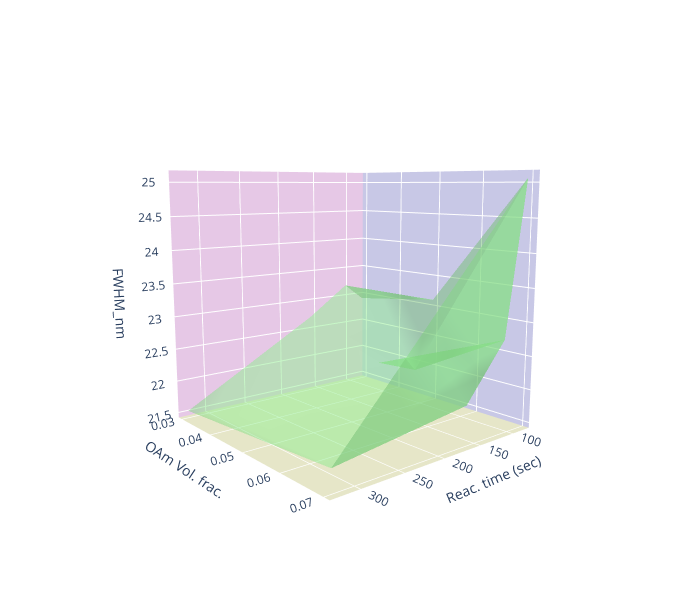

Write notebook code for a chart like this one.
### Code cell
import plotly.graph_objects as go

Cl_Pb_ratio_0 = [0.3, 0.75, 1.5, 3.0, 4.5]

df_01 = df[df.Cl_Pb==Cl_Pb_ratio_0[0]]


x_label = 'Reac. time (sec)'
y_label = 'OAm Vol. frac.'
# y_label = 'Cl to Pb ratio'
z_label = 'FWHM_nm'

x = df_01['R_time_sec'].to_numpy()
y = df_01['OAm_frac'].to_numpy()
# y = df_01['Cl_Pb'].to_numpy()
z = df_01['FWHM_nm'].to_numpy()


fig = go.Figure(data=[go.Mesh3d(x=x, y=y, z=z, color='lightgreen', opacity=0.50)])
fig.update_layout(autosize=False, width=700, height=600, 
                  xaxis_title=x_label, yaxis_title=y_label,)
fig.update_layout(scene = dict(
                    xaxis_title=x_label,
                    yaxis_title=y_label,
                    zaxis_title=z_label),
                    margin=dict(r=20, b=10, l=10, t=10))

fig.update_layout(scene = dict(
                    xaxis = dict(
                         backgroundcolor="rgb(200, 200, 230)",
                         gridcolor="white",
                         showbackground=True,
                         zerolinecolor="white",),
                    yaxis = dict(
                        backgroundcolor="rgb(230, 200,230)",
                        gridcolor="white",
                        showbackground=True,
                        zerolinecolor="white"),
                    zaxis = dict(
                        backgroundcolor="rgb(230, 230,200)",
                        gridcolor="white",
                        showbackground=True,
                        zerolinecolor="white",),),
                    margin=dict(
                    r=10, l=10,
                    b=10, t=10)
                  )

fig.update_layout(scene = dict(
                    yaxis = dict(
                        nticks=5,), )
                 )


if z_label == 'Peak (nm)':
    fig.update_layout(
        scene = dict(zaxis = dict(nticks=4, range=[440,515],),),)


fig.show()

### Figure 1 — Plotly figure (JSON) as saved in the notebook; plotly's stock layout.template omitted (floating-point values rounded to 4 significant figures)
{"data": [{"color": "lightgreen", "opacity": 0.5, "type": "mesh3d", "x": [324.3, 324.3, 324.3, 162.2, 162.2, 162.2, 108.1, 108.1, 108.1, 81.07, 81.07, 81.07], "y": [0.03, 0.05, 0.07, 0.03, 0.05, 0.07, 0.03, 0.05, 0.07, 0.03, 0.05, 0.07], "z": [21.53, 21.89, 21.74, 22.71, 22.25, 22, 23.19, 22, 22.8, 22.92, 23.11, 25.06]}], "layout": {"autosize": false, "height": 600, "margin": {"b": 10, "l": 10, "r": 10, "t": 10}, "scene": {"aspectmode": "auto", "aspectratio": {"x": 1, "y": 1, "z": 1}, "camera": {"center": {"x": 0, "y": 0, "z": 0}, "eye": {"x": 1.736, "y": 2.07, "z": 0.447}, "projection": {"type": "perspective"}, "up": {"x": 0, "y": 0, "z": 1}}, "xaxis": {"backgroundcolor": "rgb(200, 200, 230)", "gridcolor": "white", "showbackground": true, "title": {"text": "Reac. time (sec)"}, "type": "linear", "zerolinecolor": "white"}, "yaxis": {"backgroundcolor": "rgb(230, 200,230)", "gridcolor": "white", "nticks": 5, "showbackground": true, "title": {"text": "OAm Vol. frac."}, "type": "linear", "zerolinecolor": "white"}, "zaxis": {"backgroundcolor": "rgb(230, 230,200)", "gridcolor": "white", "showbackground": true, "title": {"text": "FWHM_nm"}, "type": "linear", "zerolinecolor": "white"}}, "width": 700, "xaxis": {"title": {"text": "Reac. time (sec)"}}, "yaxis": {"title": {"text": "OAm Vol. frac."}}}}
